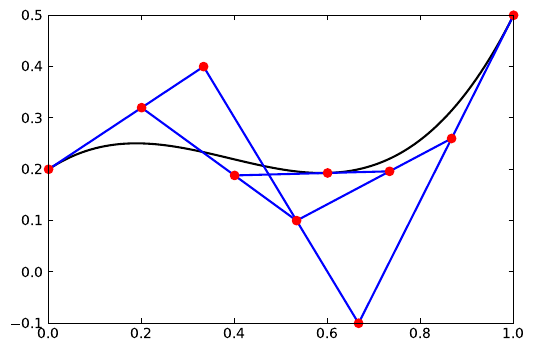

This figure's Python source:
import jax.numpy as jnp
import matplotlib.pyplot as plt
from jax import Array, jit, vmap


@jit
def de_casteljau(cs: Array, x: float) -> Array:
    left = cs[:-1]
    right = cs[1:]
    return (1 - x) * left + x * right


def eval_de_casteljau(cs: Array, x: float) -> float:
    for _ in range(len(cs) - 1):
        cs = de_casteljau(cs, x)

    return cs


def plot_control_points(cs: Array, x_coords: Array) -> None:
    plt.scatter(x_coords, cs, c="r", clip_on=False, zorder=2)
    plt.plot(x_coords, cs, "b", zorder=1)


if __name__ == "__main__":
    from pathlib import Path

    cs = jnp.array([0.2, 0.4, -0.1, 0.5])

    plt.figure(figsize=(6, 4))
    plt.tick_params(direction="in", top=True, right=True)
    plt.xlim(0, 1)
    plt.ylim(cs.min(), cs.max())

    x = jnp.linspace(0, 1, 100)
    eval_vmap = vmap(eval_de_casteljau, in_axes=(None, 0))
    y = eval_vmap(cs, x)

    plt.plot(x, y, "k", zorder=0)

    x_point = 0.6
    x_coords = jnp.linspace(0, 1, len(cs))

    while len(cs) > 0:
        plot_control_points(cs, x_coords)
        cs = de_casteljau(cs, x_point)
        x_coords = de_casteljau(x_coords, x_point)

    plt.savefig(Path(__file__).parent / "de_casteljau.pdf", bbox_inches="tight")
    plt.show()
